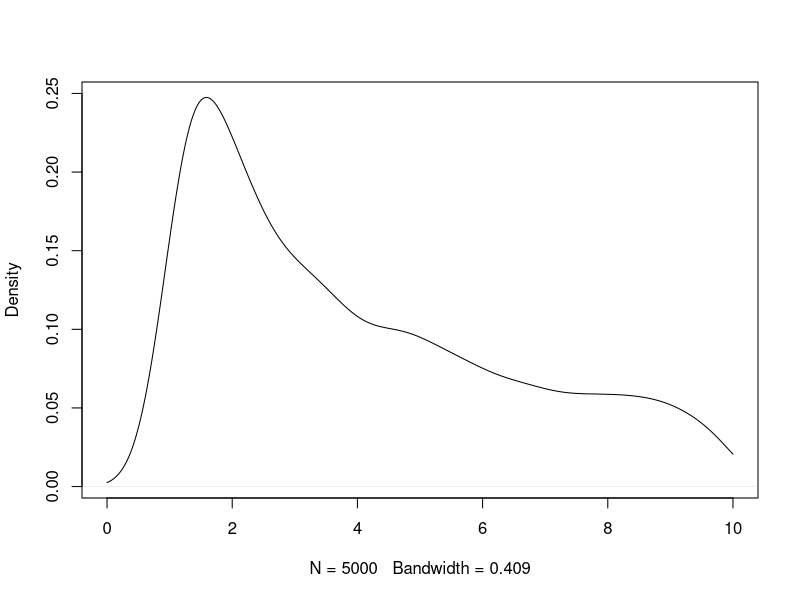
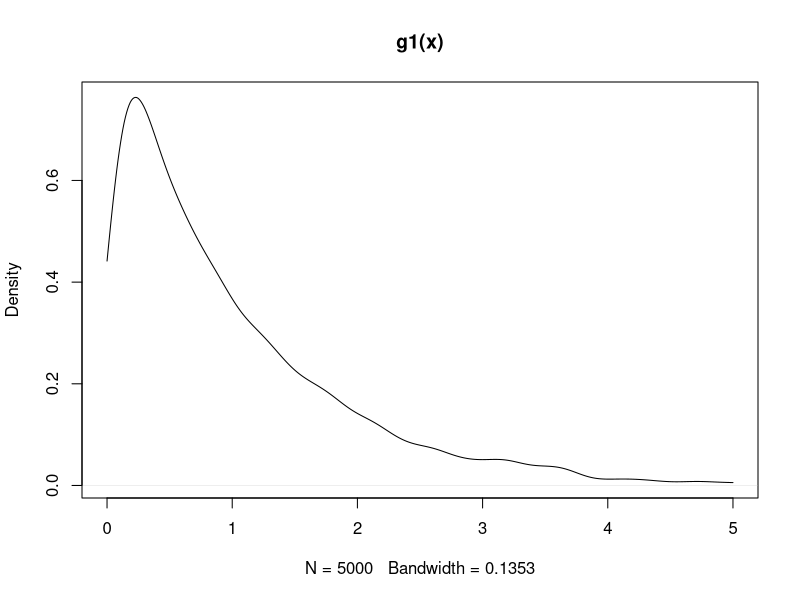
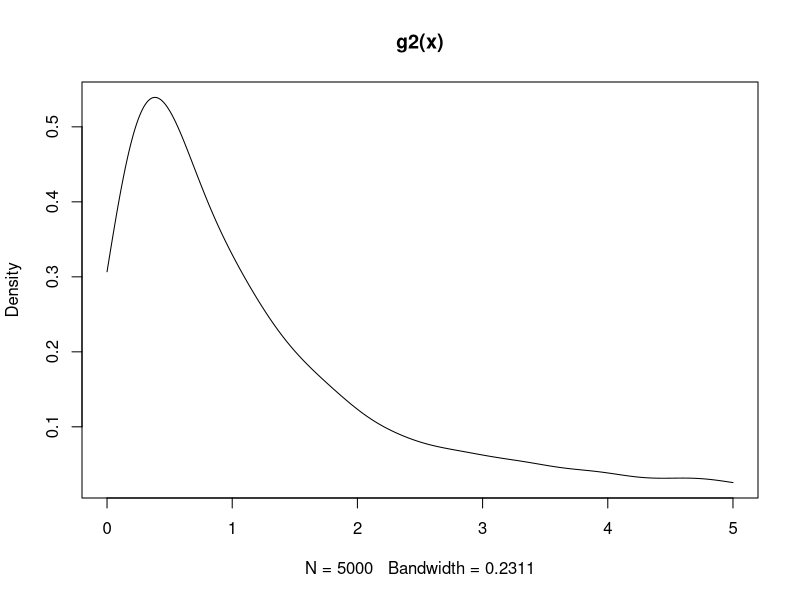
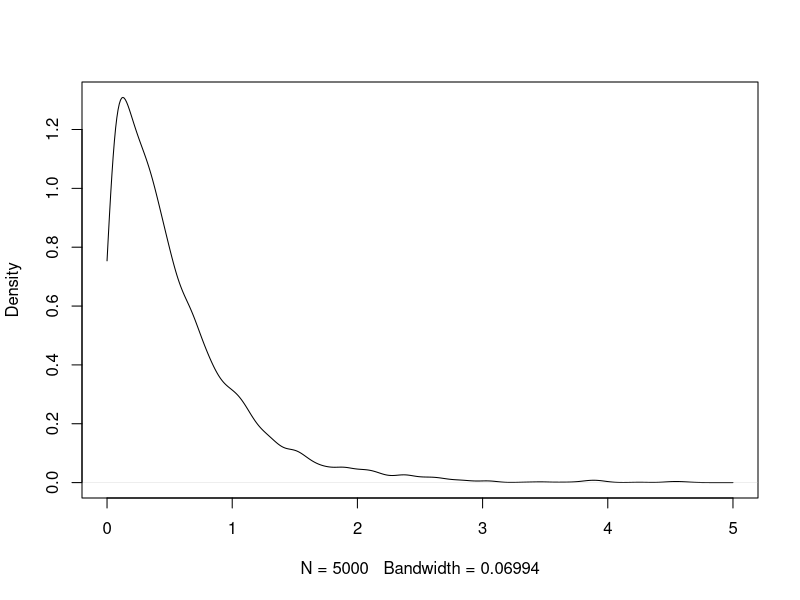
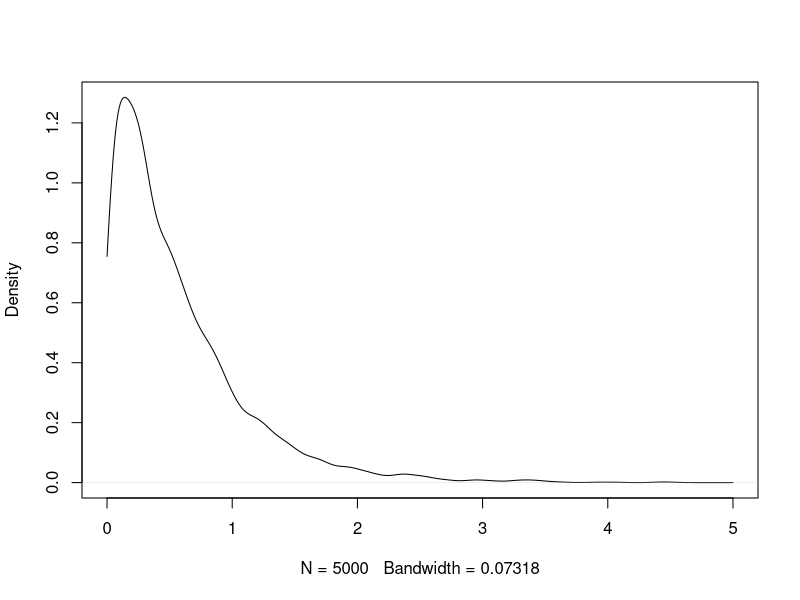

Here is the R script that generated these plots, in order:
## ---- chunk 1
knitr::opts_chunk$set(echo = TRUE)
## ---- chunk 2
N = 5000
plot(density(10^(runif(N,0,1)), from=0, to=10), main="")
## ---- chunk 3
plot(density(rgamma(N,1,1), from=0, to=5), main = "g1(x)")
plot(density(abs(rcauchy(N,0,1)), from=0, to=5), main = "g2(x)")
## ---- chunk 4
f_g1_sample <- rep(NA,N)
n <- 1
while(n<=N){
  gamma_sample <- rgamma(1,1,1)
  if(runif(1,0,1)<=1/(1+gamma_sample^2)){
    f_g1_sample[n] <- gamma_sample
    n <- n + 1
  }
}
plot(density(f_g1_sample,from=0, to=5), main="")
## ---- chunk 5
f_g2_sample <- rep(NA,N)
n <- 1
while(n<=N){
  cauchy_sample <- abs(rcauchy(1,0,1))
  if(runif(1,0,1)<=exp(-cauchy_sample)){
    f_g2_sample[n] <- cauchy_sample
    n <- n + 1
  }
}
plot(density(f_g2_sample,from=0, to=5), main="")
